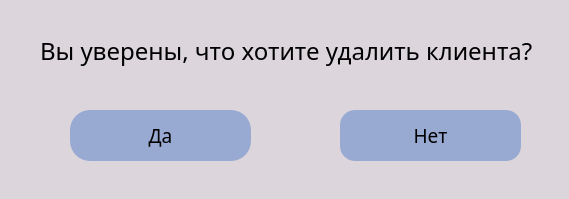
<?xml version="1.0" encoding="UTF-8"?>
<ui version="4.0">
 <class>Dialog</class>
 <widget class="QDialog" name="Dialog">
  <property name="geometry">
   <rect>
    <x>0</x>
    <y>0</y>
    <width>569</width>
    <height>199</height>
   </rect>
  </property>
  <property name="windowTitle">
   <string>Dialog</string>
  </property>
  <property name="styleSheet">
   <string notr="true">background-color: #DCD6DC;
</string>
  </property>
  <widget class="QLabel" name="label">
   <property name="geometry">
    <rect>
     <x>40</x>
     <y>30</y>
     <width>511</width>
     <height>41</height>
    </rect>
   </property>
   <property name="font">
    <font>
     <family>News Cycle</family>
     <pointsize>18</pointsize>
    </font>
   </property>
   <property name="text">
    <string>Вы уверены, что хотите удалить клиента?</string>
   </property>
  </widget>
  <widget class="QPushButton" name="yesBtn">
   <property name="geometry">
    <rect>
     <x>70</x>
     <y>110</y>
     <width>181</width>
     <height>51</height>
    </rect>
   </property>
   <property name="font">
    <font>
     <family>News Cycle</family>
     <pointsize>14</pointsize>
    </font>
   </property>
   <property name="styleSheet">
    <string notr="true">QPushButton{
border-radius: 20px;
background-color: #99AAD2;
}</string>
   </property>
   <property name="text">
    <string>Да</string>
   </property>
  </widget>
  <widget class="QPushButton" name="noBtn">
   <property name="geometry">
    <rect>
     <x>340</x>
     <y>110</y>
     <width>181</width>
     <height>51</height>
    </rect>
   </property>
   <property name="font">
    <font>
     <family>News Cycle</family>
     <pointsize>14</pointsize>
    </font>
   </property>
   <property name="styleSheet">
    <string notr="true">QPushButton{
border-radius: 15px;
background-color: #99AAD2;
}</string>
   </property>
   <property name="text">
    <string>Нет</string>
   </property>
  </widget>
 </widget>
 <resources/>
 <connections/>
</ui>
